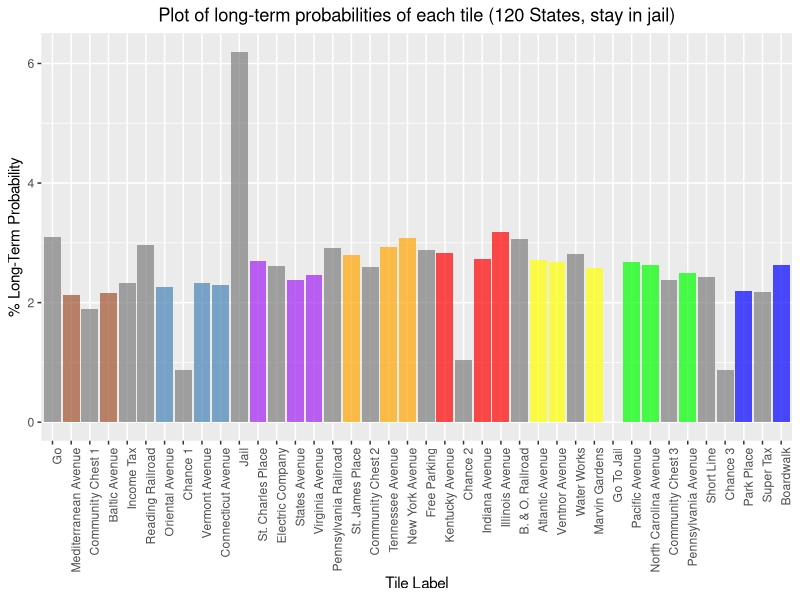

This chart was generated by the following R code:
#Clear workspace
rm(list = ls())

#Install required packages

#install.packages('expm')
#install.packages('ggplot2')

#load packages
library(expm)
library(ggplot2)

#Monopoly tile labels
monopoly_tile_labels <- c("Go", "Mediterranean Avenue", "Community Chest 1", "Baltic Avenue",
                          "Income Tax", "Reading Railroad", "Oriental Avenue", "Chance 1",
                          "Vermont Avenue", "Connecticut Avenue", "Jail", "St. Charles Place",
                          "Electric Company", "States Avenue", "Virginia Avenue", "Pennsylvania Railroad",
                          "St. James Place", "Community Chest 2", "Tennessee Avenue", "New York Avenue",
                          "Free Parking", "Kentucky Avenue", "Chance 2", "Indiana Avenue",
                          "Illinois Avenue", "B. & O. Railroad", "Atlantic Avenue", "Ventnor Avenue",
                          "Water Works", "Marvin Gardens", "Go To Jail", "Pacific Avenue",
                          "North Carolina Avenue", "Community Chest 3", "Pennsylvania Avenue", "Short Line",
                          "Chance 3", "Park Place", "Super Tax", "Boardwalk")

monopoly_tile_color <- c('A', 'B', 'A', 'B', 'A', 'A', 'C', 'A', 'C', 'C', 'A', 'D', 'A', 'D', 'D', 'A',
                         'E', 'A', 'E', 'E', 'A', 'F', 'A', 'F', 'F', 'A', 'G', 'G', 'A', 'G', 'A', 'H',
                         'H', 'A', 'H', 'A', 'A', 'I', 'A', 'I')

color_values <- c('A'='gray49', 'B'='sienna', 'C'='steelblue', 'D'='purple', 'E'='orange',
                  'F'='red', 'G'='yellow', 'H'='green', 'I'='blue')

#Helper function to update transition matrix
update_matrix <- function(tmp_matrix, orig_tile, orig_state, new_tile, new_state, prob) {
  tmp_matrix[orig_tile+(orig_state*40),new_tile+(new_state*40)] <- 
    tmp_matrix[orig_tile+(orig_state*40),new_tile+(new_state*40)] + prob
  
  return(tmp_matrix)
}

#Function to check destination tile and update matrix accordingly
check_move <- function(tmp_matrix, orig_tile, orig_state, die1, die2, prob) {
  
  #Check if doubles
  if(die1 == die2) {
    #if in jail and got doubles then exist jail and increment state
    if(orig_tile == 11) {
      new_state <- 1
    }else{
      #Increment doubles state
      new_state <- orig_state + 1
    }
  }else{
    #Reset doubles state
    new_state <- 0
  }
  
  #Get new tile
  new_tile <- (orig_tile + die1 + die2) %% 40
  
  if(new_tile == 0) {
    new_tile <- 40
  }
  
  #Go to jail if new tile is go to jail tile
  if(new_tile == 31) {
    tmp_matrix <- update_matrix(tmp_matrix, orig_tile, orig_state, 11, 0, prob)
  #Community Chest Tile
  }else if(new_tile == 3 || new_tile == 18 || new_tile == 34) {
    tmp_matrix <- community_chest(tmp_matrix, orig_tile, orig_state, new_tile, new_state, prob) 
  #Chance Tile
  }else if(new_tile == 8 || new_tile == 23 || new_tile == 37) {
    tmp_matrix <- chance(tmp_matrix, orig_tile, orig_state, new_tile, new_state, prob)
  #Normal tile
  }else{
    tmp_matrix <- update_matrix(tmp_matrix, orig_tile, orig_state, new_tile, new_state, prob)
  }
  
  return(tmp_matrix)
}

#Handle community chest tile
community_chest <- function(tmp_matrix, orig_tile, orig_state, new_tile, new_state, prob) {
  #16 community chest cards
  
  #Advance to Go card
  tmp_matrix <- update_matrix(tmp_matrix, orig_tile, orig_state, 1, new_state, prob/16)   
  
  #Go to jail card
  tmp_matrix <- update_matrix(tmp_matrix, orig_tile, orig_state, 11, 0, prob/16)
  
  
  #Stay (you draw a card that gives/takes money)
  tmp_matrix <- update_matrix(tmp_matrix, orig_tile, orig_state, new_tile, new_state, prob*(14/16)) 
  
  return(tmp_matrix)
}

#Handle Chance tile
chance <- function(tmp_matrix, orig_tile, orig_state, new_tile, new_state, prob) {
  #16 chance cards
  
  #Stay (you draw a card that gives/takes money)
  tmp_matrix <- update_matrix(tmp_matrix, orig_tile, orig_state, new_tile, new_state, prob*(6/16))
  
  #Advance to Go Card
  tmp_matrix <- update_matrix(tmp_matrix, orig_tile, orig_state, 1, new_state, prob/16)
  
  #Take a trip to Reading Railroad
  tmp_matrix <- update_matrix(tmp_matrix, orig_tile, orig_state, 6, new_state, prob/16)
  
  #Go to jail card
  tmp_matrix <- update_matrix(tmp_matrix, orig_tile, orig_state, 11, 0, prob/16)
  
  #Advance to Advance to St. Charles Place
  tmp_matrix <- update_matrix(tmp_matrix, orig_tile, orig_state, 12, new_state, prob/16)
  
  #Advance to Illinois Ave
  tmp_matrix <- update_matrix(tmp_matrix, orig_tile, orig_state, 25, new_state, prob/16)
  
  #Advance to Boardwalk
  tmp_matrix <- update_matrix(tmp_matrix, orig_tile, orig_state, 40, new_state, prob/16)
  
  #Advance to the nearest utility
  if(new_tile == 23) {
    utility_tile <- 29
  }else{
    utility_tile <- 13
  }
  
  tmp_matrix <- update_matrix(tmp_matrix, orig_tile, orig_state, utility_tile, new_state, prob/16)
  
  #Advance to the nearest railroad (2 cards)
  if(new_tile == 8) {
    railroad_tile <- 16
  }else if(new_tile == 23){
    railroad_tile <- 26
  }else{
    railroad_tile <- 6
  }
  
  tmp_matrix <- update_matrix(tmp_matrix, orig_tile, orig_state, railroad_tile, new_state, prob/8)
  
  #Go back 3 Spaces
  spaces_tile <- (new_tile-3) %% 40
  
  if(spaces_tile == 0) {
    spaces_tile <- 40
  }
  
  # #Handle landing on community chest
  # if(spaces_tile == 34) {
  #   tmp_matrix <- community_chest(tmp_matrix, orig_tile, orig_state, spaces_tile, new_state, prob/16)
  # } else {
  tran_matrix <- update_matrix(tmp_matrix, orig_tile, orig_state, spaces_tile, new_state, prob/16)
  # }
  
  return(tran_matrix)
}

#Main loop
tran_matrix <- matrix(0, 120, 120)
#Exit jail immediately dont wait 3 turns 
pay_fine <- TRUE 

#For each tile
for(tile in 1:40) {
  #For each state
  for(state in 0:2) {
    #For each possible die outcome
    for(die1 in 1:6) {
      for(die2 in 1:6) {
        #Get out of jail if in jail
        if(tile == 11) {
          #Pay the $50 fine or get a double or third turn
          if(pay_fine || state == 2 || die1 == die2){
            tran_matrix <- check_move(tran_matrix, tile, state, die1, die2, 1/36)
          #Stay in jail and wait 3 turns  
          } else {
            tran_matrix <- update_matrix(tran_matrix, tile, state, tile, state+1, 1/36)
          }
        }else{
          #Go to jail if 3 doubles in a row (speeding rule)
          if((die1 == die2) && (state == 2)) {
            tran_matrix <- update_matrix(tran_matrix, tile, state, 11, 0, 1/36)
          #Normal Move
          } else {
            tran_matrix <- check_move(tran_matrix, tile, state, die1, die2, 1/36)
          }
        }
      }
    }
  }
}


# Check that each row in transition matrix sums to 1
# for(i in 1:length(tran_matrix[,1])) {
#   if(!isTRUE(all.equal(sum(tran_matrix[i,]), 1))){
#     print(paste('ERROR',i,sum(tran_matrix[i,])))
#   }
# }


#Compute the eigen vector of the transition matrix
ev <- eigen(t(tran_matrix))

#Get the first eigen vector (largest eigenvalue, eigen sorts vectors by eigenvalue)
vectors <- ev$vectors
#Get real commponent of eigen vector
tmp_vec <- Re(vectors[,1])
#Normalise eigen vector to remove any negative values
tmp_vec <- tmp_vec/sum(tmp_vec)

#Merge states into final steady state vector
final_vec <- tmp_vec[1:40] + tmp_vec[41:80] + tmp_vec[81:120]

#Get Tile with max probability
print(paste('Max Tile:',which(final_vec == max(final_vec)),', Probability: ',max(final_vec),'\n'))

#Create a datafram of labels and probabilities
df <- data.frame(label=monopoly_tile_labels, probability=final_vec,color=monopoly_tile_color)
#Sort dataframe in descending order
sorted_df <- df[order(-df$probability),] 

#plot probability of each tile
probability_plot <- ggplot(df,aes(x=reorder(df$label,1:40),y=probability*100,fill=color)) + 
  geom_bar(stat = "identity", show.legend=F) +
  theme(axis.text.x = element_text(angle = 90, hjust = 1)) +
  labs(x='Tile Label', y='% Long-Term Probability') +
  ggtitle('Plot of long-term probabilities of each tile (120 States, stay in jail)') +
  theme(plot.title=element_text(hjust = 0.5)) +
  scale_fill_manual(values = alpha(color_values,0.7))
plot(probability_plot)
